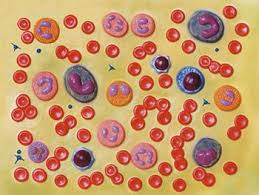
%> input picture 3 year/5 semestr/MPOC/Lab11/images_3.jpg, 259 x 195 px
$ octave task3.m   (GNU Octave 9; MATLAB toolbox functions it lacks are replaced by stand-ins)
%> lines starting %> are read from the running program, lines starting %| are printed output that depends on the picture; in (x1, y1, x2, y2) boxes, pixels count from 0 and x2, y2 are one past the last pixel; in counts of white or black regions, pixels touching at a corner belong together; the program's own positions count from 1
clc
close all
clear all

pkg load image;

img = imread('images_3.jpg');
%> img is the input picture: size 195x259x3 uint8; mean R, G, B 200.9, 153.1, 106.6

if size(img, 3) == 3
  img = rgb2gray(img);
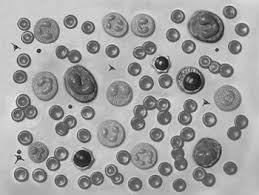
%> img: size 195x259 uint8; min 6, max 239, mean 162.1
end

binary_img = im2bw(img);
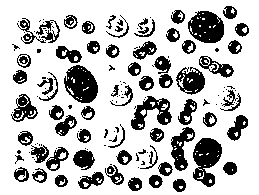
%> binary_img: size 195x259 logical; 74.7% white; 142 black regions (72 under 20 px), largest, box (x1, y1, x2, y2) and area: (193, 138, 222, 187) 892, (64, 65, 98, 103) 888, (188, 11, 224, 43) 848
border_mask = imdilate(binary_img, ones(3)) & binary_img;
cleaned_img = binary_img & ~border_mask;
%> cleaned_img: size 195x259 logical; every value is 0

figure;
subplot(1, 3, 1), imshow(img), title('Oryginalny gray obraz');
subplot(1, 3, 2), imshow(binary_img), title('Oryginalny obraz binarny');
subplot(1, 3, 3), imshow(border_mask), title('Obiekty stykajace sie z brzegiem');
subplot(1, 3, 4), imshow(cleaned_img), title('Po usunieciu obiektów');

$ run again, with 3 year/5 semestr/MPOC/Lab11/images_04.jpg copied over 3 year/5 semestr/MPOC/Lab11/images_3.jpg
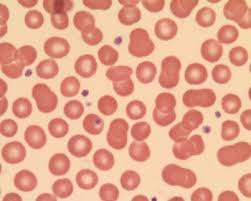
%> input picture 3 year/5 semestr/MPOC/Lab11/images_04.jpg, 251 x 201 px
%> img is the input picture: size 201x251x3 uint8; mean R, G, B 229.5, 167.2, 141.5
%> `img = rgb2gray(img);`:
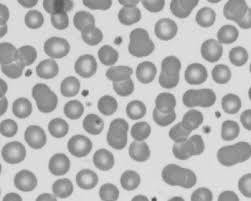
%> img: size 201x251 uint8; min 70, max 231, mean 182.9
%> `binary_img = im2bw(img);`:
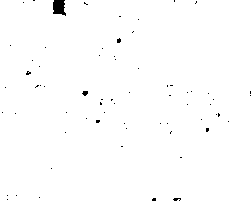
%> binary_img: size 201x251 logical; 99.3% white; 67 black regions (65 under 20 px), largest, box (x1, y1, x2, y2) and area: (53, 0, 66, 16) 162, (82, 91, 88, 96) 22
%> cleaned_img: size 201x251 logical; every value is 0

$ run again, with 3 year/5 semestr/MPOC/Lab11/images_2.jpg copied over 3 year/5 semestr/MPOC/Lab11/images_3.jpg
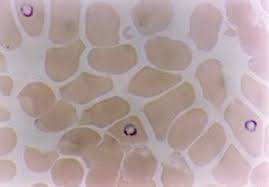
%> input picture 3 year/5 semestr/MPOC/Lab11/images_2.jpg, 269 x 187 px
%> img is the input picture: size 187x269x3 uint8; mean R, G, B 180.1, 161.2, 161.3
%> `img = rgb2gray(img);`:
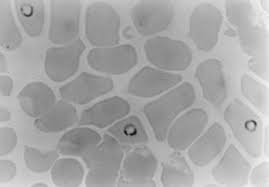
%> img: size 187x269 uint8; min 13, max 246, mean 166.8
%> `binary_img = im2bw(img);`:
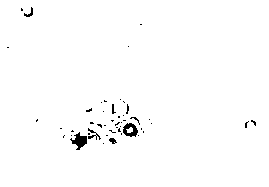
%> binary_img: size 187x269 logical; 98.8% white; 47 black regions (41 under 20 px), largest, box (x1, y1, x2, y2) and area: (70, 132, 87, 150) 154, (123, 123, 138, 137) 128, (88, 128, 101, 140) 50, (24, 7, 33, 17) 35, (109, 138, 117, 144) 30, (112, 104, 116, 114) 22
%> cleaned_img: size 187x269 logical; every value is 0
